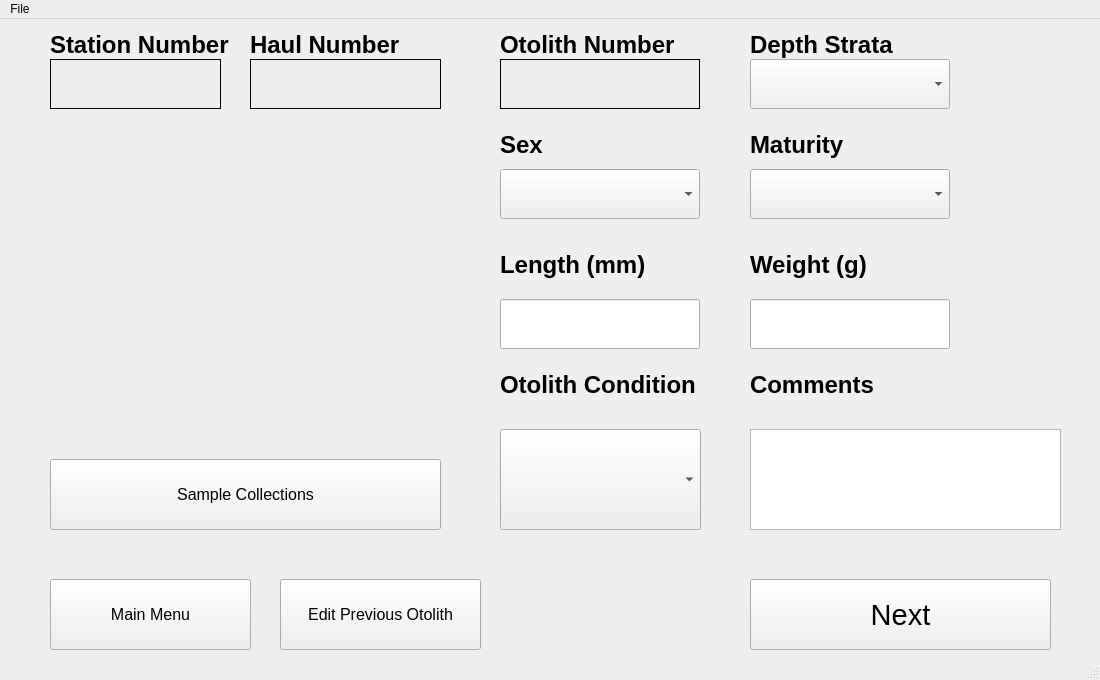
<?xml version="1.0" encoding="UTF-8"?>
<ui version="4.0">
 <class>Otolith_Entry</class>
 <widget class="QMainWindow" name="Otolith_Entry">
  <property name="geometry">
   <rect>
    <x>0</x>
    <y>0</y>
    <width>1100</width>
    <height>680</height>
   </rect>
  </property>
  <property name="windowTitle">
   <string>MainWindow</string>
  </property>
  <widget class="QWidget" name="centralwidget">
   <widget class="QLabel" name="label1">
    <property name="geometry">
     <rect>
      <x>50</x>
      <y>0</y>
      <width>201</width>
      <height>51</height>
     </rect>
    </property>
    <property name="font">
     <font>
      <pointsize>18</pointsize>
      <weight>75</weight>
      <bold>true</bold>
     </font>
    </property>
    <property name="text">
     <string>Station Number</string>
    </property>
   </widget>
   <widget class="QLabel" name="station_number">
    <property name="geometry">
     <rect>
      <x>50</x>
      <y>40</y>
      <width>171</width>
      <height>50</height>
     </rect>
    </property>
    <property name="font">
     <font>
      <pointsize>20</pointsize>
      <weight>75</weight>
      <bold>true</bold>
     </font>
    </property>
    <property name="frameShape">
     <enum>QFrame::Box</enum>
    </property>
    <property name="text">
     <string/>
    </property>
   </widget>
   <widget class="QLabel" name="label">
    <property name="geometry">
     <rect>
      <x>250</x>
      <y>0</y>
      <width>161</width>
      <height>51</height>
     </rect>
    </property>
    <property name="font">
     <font>
      <pointsize>18</pointsize>
      <weight>75</weight>
      <bold>true</bold>
     </font>
    </property>
    <property name="text">
     <string>Haul Number</string>
    </property>
   </widget>
   <widget class="QLabel" name="haul_number">
    <property name="geometry">
     <rect>
      <x>250</x>
      <y>40</y>
      <width>191</width>
      <height>50</height>
     </rect>
    </property>
    <property name="font">
     <font>
      <pointsize>20</pointsize>
      <weight>75</weight>
      <bold>true</bold>
     </font>
    </property>
    <property name="frameShape">
     <enum>QFrame::Box</enum>
    </property>
    <property name="text">
     <string/>
    </property>
   </widget>
   <widget class="QLabel" name="label_2">
    <property name="geometry">
     <rect>
      <x>500</x>
      <y>-10</y>
      <width>221</width>
      <height>71</height>
     </rect>
    </property>
    <property name="font">
     <font>
      <pointsize>18</pointsize>
      <weight>75</weight>
      <bold>true</bold>
     </font>
    </property>
    <property name="text">
     <string>Otolith Number</string>
    </property>
   </widget>
   <widget class="QLabel" name="oto_number">
    <property name="geometry">
     <rect>
      <x>500</x>
      <y>40</y>
      <width>200</width>
      <height>50</height>
     </rect>
    </property>
    <property name="font">
     <font>
      <pointsize>20</pointsize>
      <weight>75</weight>
      <bold>true</bold>
     </font>
    </property>
    <property name="frameShape">
     <enum>QFrame::Box</enum>
    </property>
    <property name="text">
     <string/>
    </property>
   </widget>
   <widget class="QComboBox" name="depth_box">
    <property name="enabled">
     <bool>true</bool>
    </property>
    <property name="geometry">
     <rect>
      <x>750</x>
      <y>40</y>
      <width>200</width>
      <height>50</height>
     </rect>
    </property>
    <property name="font">
     <font>
      <pointsize>18</pointsize>
     </font>
    </property>
   </widget>
   <widget class="QLabel" name="label_3">
    <property name="geometry">
     <rect>
      <x>750</x>
      <y>-10</y>
      <width>221</width>
      <height>71</height>
     </rect>
    </property>
    <property name="font">
     <font>
      <pointsize>18</pointsize>
      <weight>75</weight>
      <bold>true</bold>
     </font>
    </property>
    <property name="text">
     <string>Depth Strata</string>
    </property>
   </widget>
   <widget class="QLabel" name="label_4">
    <property name="geometry">
     <rect>
      <x>500</x>
      <y>90</y>
      <width>221</width>
      <height>71</height>
     </rect>
    </property>
    <property name="font">
     <font>
      <pointsize>18</pointsize>
      <weight>75</weight>
      <bold>true</bold>
     </font>
    </property>
    <property name="text">
     <string>Sex</string>
    </property>
   </widget>
   <widget class="QLabel" name="label_5">
    <property name="geometry">
     <rect>
      <x>750</x>
      <y>90</y>
      <width>221</width>
      <height>71</height>
     </rect>
    </property>
    <property name="font">
     <font>
      <pointsize>18</pointsize>
      <weight>75</weight>
      <bold>true</bold>
     </font>
    </property>
    <property name="text">
     <string>Maturity</string>
    </property>
   </widget>
   <widget class="QComboBox" name="sex_box">
    <property name="enabled">
     <bool>true</bool>
    </property>
    <property name="geometry">
     <rect>
      <x>500</x>
      <y>150</y>
      <width>200</width>
      <height>50</height>
     </rect>
    </property>
    <property name="font">
     <font>
      <pointsize>18</pointsize>
     </font>
    </property>
   </widget>
   <widget class="QComboBox" name="maturity_box">
    <property name="enabled">
     <bool>true</bool>
    </property>
    <property name="geometry">
     <rect>
      <x>750</x>
      <y>150</y>
      <width>200</width>
      <height>50</height>
     </rect>
    </property>
    <property name="font">
     <font>
      <pointsize>18</pointsize>
     </font>
    </property>
   </widget>
   <widget class="QLabel" name="label_6">
    <property name="geometry">
     <rect>
      <x>500</x>
      <y>210</y>
      <width>211</width>
      <height>71</height>
     </rect>
    </property>
    <property name="font">
     <font>
      <pointsize>18</pointsize>
      <weight>75</weight>
      <bold>true</bold>
     </font>
    </property>
    <property name="text">
     <string>Length (mm)</string>
    </property>
   </widget>
   <widget class="QLabel" name="label_7">
    <property name="geometry">
     <rect>
      <x>750</x>
      <y>210</y>
      <width>211</width>
      <height>71</height>
     </rect>
    </property>
    <property name="font">
     <font>
      <pointsize>18</pointsize>
      <weight>75</weight>
      <bold>true</bold>
     </font>
    </property>
    <property name="text">
     <string>Weight (g)</string>
    </property>
   </widget>
   <widget class="QPushButton" name="sample_col_button">
    <property name="geometry">
     <rect>
      <x>50</x>
      <y>440</y>
      <width>391</width>
      <height>71</height>
     </rect>
    </property>
    <property name="font">
     <font>
      <pointsize>12</pointsize>
     </font>
    </property>
    <property name="text">
     <string>Sample Collections</string>
    </property>
   </widget>
   <widget class="QTextEdit" name="comments_box">
    <property name="geometry">
     <rect>
      <x>750</x>
      <y>410</y>
      <width>311</width>
      <height>101</height>
     </rect>
    </property>
    <property name="font">
     <font>
      <pointsize>20</pointsize>
     </font>
    </property>
   </widget>
   <widget class="QLabel" name="label_8">
    <property name="geometry">
     <rect>
      <x>750</x>
      <y>330</y>
      <width>211</width>
      <height>71</height>
     </rect>
    </property>
    <property name="font">
     <font>
      <pointsize>18</pointsize>
      <weight>75</weight>
      <bold>true</bold>
     </font>
    </property>
    <property name="text">
     <string>Comments</string>
    </property>
   </widget>
   <widget class="QLabel" name="label_9">
    <property name="geometry">
     <rect>
      <x>500</x>
      <y>330</y>
      <width>211</width>
      <height>71</height>
     </rect>
    </property>
    <property name="font">
     <font>
      <pointsize>18</pointsize>
      <weight>75</weight>
      <bold>true</bold>
     </font>
    </property>
    <property name="text">
     <string>Otolith Condition</string>
    </property>
   </widget>
   <widget class="QComboBox" name="cond_box">
    <property name="enabled">
     <bool>true</bool>
    </property>
    <property name="geometry">
     <rect>
      <x>500</x>
      <y>410</y>
      <width>201</width>
      <height>101</height>
     </rect>
    </property>
    <property name="font">
     <font>
      <pointsize>18</pointsize>
     </font>
    </property>
   </widget>
   <widget class="QPushButton" name="next_button">
    <property name="geometry">
     <rect>
      <x>750</x>
      <y>560</y>
      <width>301</width>
      <height>71</height>
     </rect>
    </property>
    <property name="font">
     <font>
      <pointsize>22</pointsize>
     </font>
    </property>
    <property name="text">
     <string>Next</string>
    </property>
   </widget>
   <widget class="QPushButton" name="edit_previous_button">
    <property name="geometry">
     <rect>
      <x>280</x>
      <y>560</y>
      <width>201</width>
      <height>71</height>
     </rect>
    </property>
    <property name="font">
     <font>
      <pointsize>12</pointsize>
     </font>
    </property>
    <property name="text">
     <string>Edit Previous Otolith</string>
    </property>
   </widget>
   <widget class="QPushButton" name="menu_button">
    <property name="geometry">
     <rect>
      <x>50</x>
      <y>560</y>
      <width>201</width>
      <height>71</height>
     </rect>
    </property>
    <property name="font">
     <font>
      <pointsize>12</pointsize>
     </font>
    </property>
    <property name="text">
     <string>Main Menu</string>
    </property>
   </widget>
   <widget class="QLabel" name="plot_label">
    <property name="geometry">
     <rect>
      <x>70</x>
      <y>130</y>
      <width>360</width>
      <height>280</height>
     </rect>
    </property>
    <property name="text">
     <string/>
    </property>
   </widget>
   <widget class="QLineEdit" name="length_box">
    <property name="geometry">
     <rect>
      <x>500</x>
      <y>280</y>
      <width>200</width>
      <height>50</height>
     </rect>
    </property>
    <property name="font">
     <font>
      <pointsize>18</pointsize>
     </font>
    </property>
   </widget>
   <widget class="QLineEdit" name="weight_box">
    <property name="geometry">
     <rect>
      <x>750</x>
      <y>280</y>
      <width>200</width>
      <height>50</height>
     </rect>
    </property>
    <property name="font">
     <font>
      <pointsize>18</pointsize>
     </font>
    </property>
   </widget>
  </widget>
  <widget class="QMenuBar" name="menubar">
   <property name="geometry">
    <rect>
     <x>0</x>
     <y>0</y>
     <width>1100</width>
     <height>21</height>
    </rect>
   </property>
   <widget class="QMenu" name="menuFile">
    <property name="title">
     <string>File</string>
    </property>
   </widget>
   <addaction name="menuFile"/>
  </widget>
  <widget class="QStatusBar" name="statusbar"/>
 </widget>
 <resources/>
 <connections/>
</ui>
